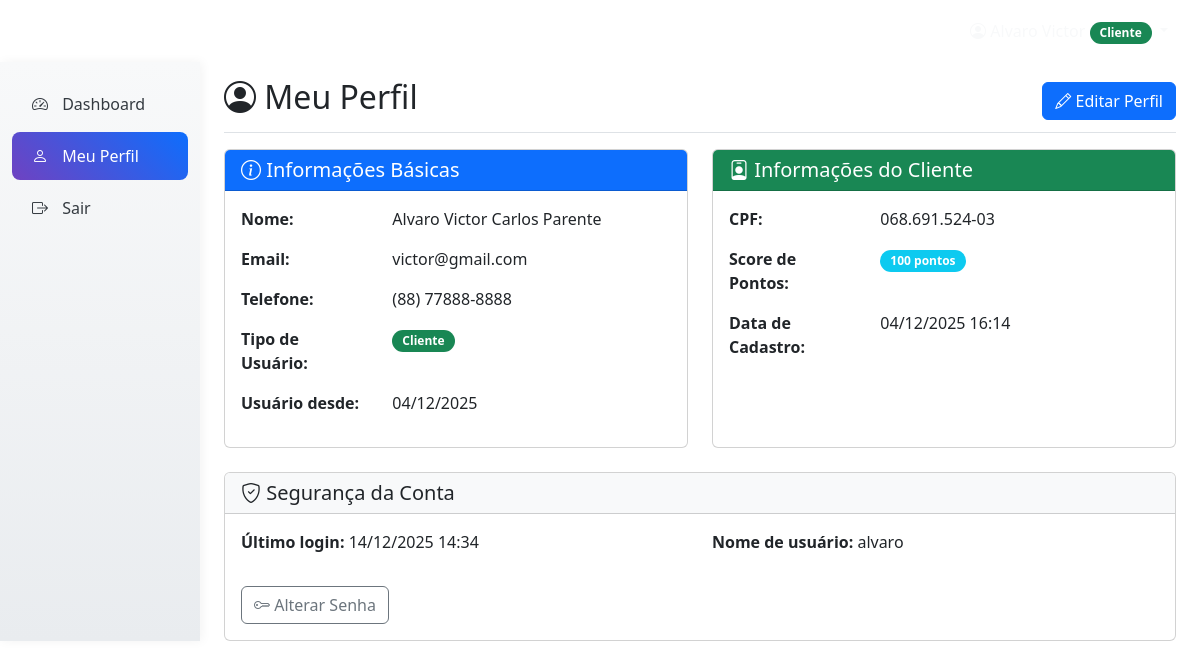
The page /perfil/ (signed in) on the database as committed earlier.
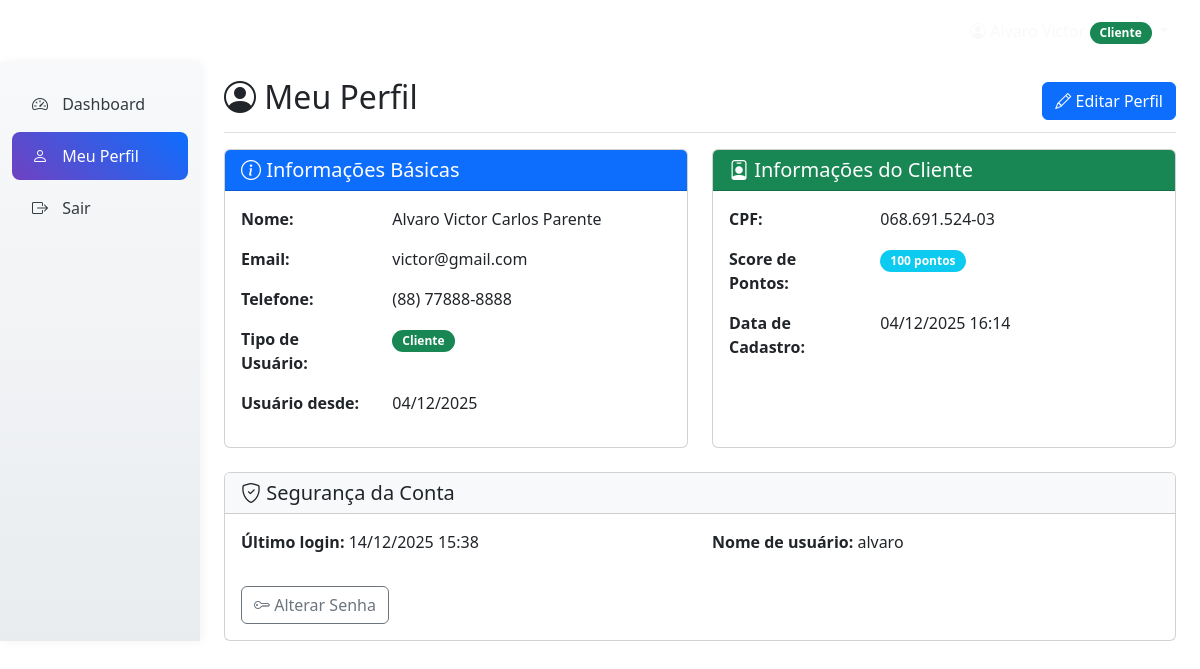
The same page on the database as committed later.
### usuarios/models.py (models this page shows, shortened)
class Usuario(AbstractUser):
    TIPO_USUARIO_CHOICES = [
        ('cliente', 'Cliente'),
        ('gerente', 'Gerente'),
    ]
    tipo_usuario = models.CharField(
        max_length=10,
        choices=TIPO_USUARIO_CHOICES,
        default='cliente'
    )
    telefone = models.CharField(
        max_length=15,
        blank=True,
        null=True,
        validators=[RegexValidator(r'^\+?1?\d{9,15}$')]
    )

### usuarios/views.py (the view, shortened to what this page needs)
# urls.py: path('perfil/', views.perfil_view, name='perfil'),
@login_required
def perfil_view(request):
    try:
        if request.user.tipo_usuario == 'cliente':
            cliente = Cliente.objects.get(usuario=request.user)
            context = {
                'usuario': request.user,
                'perfil_especifico': cliente,
                'tipo_usuario': 'cliente',
            }
        else:
            messages.error(request, 'Tipo de usuário não reconhecido.')
            return redirect('usuarios:login')
        return render(request, 'usuarios/perfil.html', context)
    except (Cliente.DoesNotExist, Gerente.DoesNotExist):
        messages.error(request, 'Perfil não encontrado.')
        return redirect('usuarios:login')

### usuarios/templates/usuarios/perfil.html (shortened to what the changed rows need)
{% extends "usuarios/base.html" %}
{% block content %}
<div class="container-fluid h-100">
    <div class="row h-100">
        <main class="col-md-9 ms-sm-auto col-lg-10 px-md-4">
            <div class="d-flex justify-content-between flex-wrap flex-md-nowrap align-items-center pt-3 pb-2 mb-3 border-bottom">
                <h1 class="h2">
                    <i class="bi bi-person-circle"></i> Meu Perfil
                </h1>
            </div>
            <div class="row">
                <div class="col-lg-6 mb-4">
                    <div class="card h-100">
                        <div class="card-body">
                            <div class="row mb-3">
                                <div class="col-sm-4">
                                    <strong>Nome:</strong>
                                </div>
                                <div class="col-sm-8">
                                    {{ usuario.first_name }} {{ usuario.last_name }}
                                </div>
                            </div>
                            <div class="row mb-3">
                                <div class="col-sm-4">
                                    <strong>Email:</strong>
                                </div>
                                <div class="col-sm-8">
                                    {{ usuario.email }}
                                </div>
                            </div>
                            <div class="row mb-3">
                                <div class="col-sm-4">
                                    <strong>Telefone:</strong>
                                </div>
                                <div class="col-sm-8">
                                    {{ usuario.telefone|default:"Não informado" }}
                                </div>
                            </div>
                            <div class="row mb-3">
                                <div class="col-sm-8">
                                    {% if usuario.tipo_usuario == 'cliente' %}
                                        <span class="badge bg-success">{{ usuario.get_tipo_usuario_display }}</span>
                                    {% elif usuario.tipo_usuario == 'gerente' %}
                                        <span class="badge bg-warning">{{ usuario.get_tipo_usuario_display }}</span>
                                    {% endif %}
                                </div>
                            </div>
                            <div class="row mb-3">
                                <div class="col-sm-4">
                                    <strong>Usuário desde:</strong>
                                </div>
                                <div class="col-sm-8">
                                    {{ usuario.date_joined|date:"d/m/Y" }}
                                </div>
                            </div>
                        </div>
                    </div>
                </div>
            </div>
            <div class="row">
                <div class="col-12">
                    <div class="card">
                        <div class="card-body">
                            <div class="row">
                                <div class="col-md-6">
                                    <p><strong>Último login:</strong> {{ usuario.last_login|date:"d/m/Y H:i"|default:"Nunca" }}</p>
                                </div>
                                <div class="col-md-6">
                                    <p><strong>Nome de usuário:</strong> {{ usuario.username }}</p>
                                </div>
                            </div>
                        </div>
                    </div>
                </div>
            </div>
        </main>
    </div>
</div>
{% endblock %}

### usuarios/templates/usuarios/base.html (shortened to what this page needs)
<!DOCTYPE html>
<html lang="pt-br">
<head>
    <link href="https://cdn.jsdelivr.net/npm/bootstrap@5.3.2/dist/css/bootstrap.min.css" rel="stylesheet">
    <link href="https://cdn.jsdelivr.net/npm/bootstrap-icons@1.11.1/font/bootstrap-icons.css" rel="stylesheet">
    {% load static %}
    {% now "U" as timestamp %}
    <link href="{% static 'css/galaxy-bank.css' %}?v={{ timestamp }}" rel="stylesheet">
</head>
<body>
    <nav class="navbar navbar-expand-lg navbar-dark">
        <div class="container-fluid px-4">
            <a class="navbar-brand" href="/">
                <i class="bi bi-stars"></i>
                <span>Galaxy Bank</span>
            </a>
            {% if user.is_authenticated %}
            <div class="navbar-nav ms-auto">
                <div class="nav-item dropdown">
                    <a class="nav-link dropdown-toggle text-light" href="#" role="button" data-bs-toggle="dropdown">
                        <i class="bi bi-person-circle"></i>
                        {% if user.tipo_usuario == 'cliente' %}
                            <span class="badge bg-success">{{ user.get_tipo_usuario_display }}</span>
                        {% elif user.tipo_usuario == 'gerente' %}
                            <span class="badge bg-warning">{{ user.get_tipo_usuario_display }}</span>
                        {% else %}
                            <span class="badge bg-info">{{ user.get_tipo_usuario_display }}</span>
                        {% endif %}
                    </a>
                </div>
            </div>
            {% endif %}
        </div>
    </nav>
    <div class="container-fluid p-0">
        {% block content %}{% endblock %}
    </div>
</body>
</html>

Rows that differ between the two databases and show on the page:
changed Usuario "Alvaro Victor": last_login "14/12/2025 14:34" → "14/12/2025 15:38"
